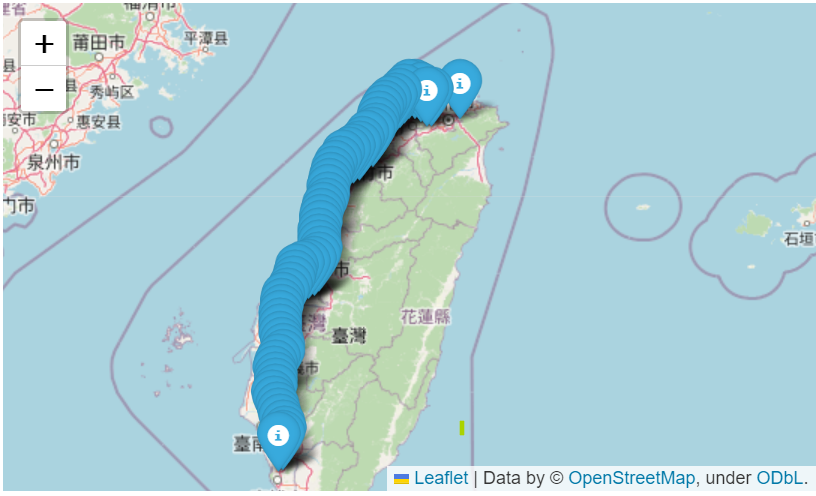

Recreate this plot in Python.
# -*- coding: utf-8 -*-
"""
Created on Sat May 20 22:58:57 2023

@author: upon
"""
import folium
import csv
import numpy as np

# 開啟 CSV 檔案
with open('../Data/HighWay_km.csv',encoding='utf-8') as csvfile:

# 讀取 CSV 檔案內容
    rows = csv.reader(csvfile)
    lng_lat = []
    km_m = []

    for i,row in enumerate(rows):
        if i != 0:
            km_m.append(row[1])
            lng_lat.append(row[2].split(","))
            #float_lst = list(np.array(row[2].split(","), dtype = 'float'))

    m = folium.Map(location=[25.052928, 121.642517], zoom_start=8)             

    for row in range(3576):
        if (row % 50)==0:
            folium.Marker(location=[float(lng_lat[row][0]), float(lng_lat[row][1])],popup=km_m[row], icon=folium.Icon(color='blue')).add_to(m)
m
